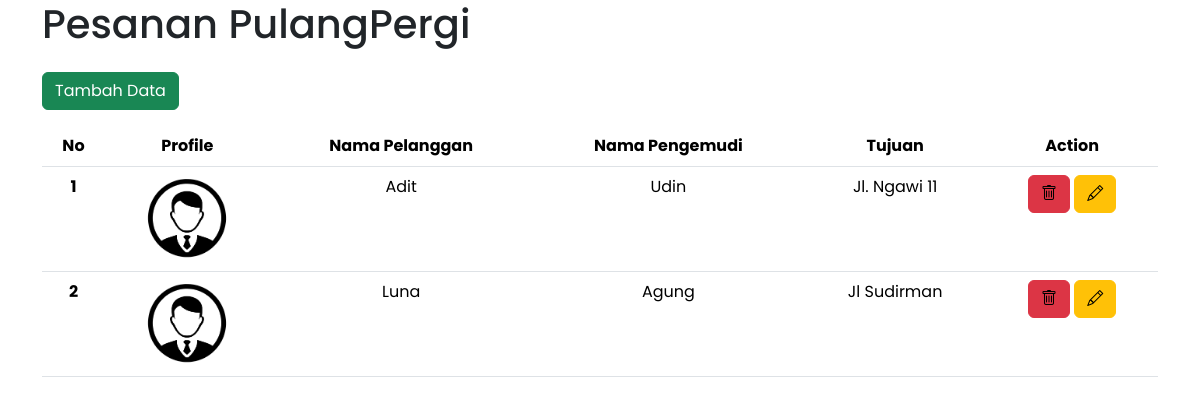
Before: /pulangpergi/ with the older database file.
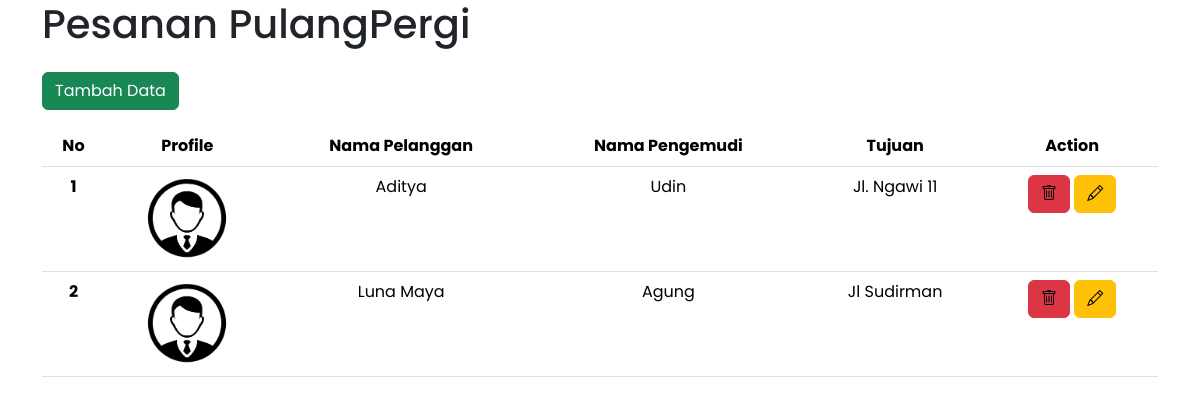
After: the same page with the newer database file.
### pulangpergi/models.py (models this page shows, shortened)
class Destination(models.Model):
    nameCustomer = models.CharField(max_length=50)
    nameDriver = models.CharField(max_length=50)
    destination = models.TextField()
    profile = models.ImageField(blank=True, default='profile.png')
    slug = models.SlugField(blank=True, editable=False)

### pulangpergi/views.py (the view)
# urls.py: path('', views.index, name='index'),
def index(request):
    allDestination = Destination.objects.all()
    context = {
        'title':'Halaman PulangPergi',
        'heading':'Pesanan PulangPergi',
        'allDestination':allDestination,
    }
    return render(request, 'pulangpergi.html', context)

### pulangpergi/templates/pulangpergi.html (shortened to what this page needs)
{% extends "base.html" %}
{% block contents %}
    <h1>{{heading}}</h1>
    <a class="btn btn-success my-3" href="{% url 'pulangpergi:create' %}">Tambah Data</a>
    <table class="table text-center">
        <thead>
        <tr>
            <th scope="col">No</th>
            <th scope="col">Profile</th>
            <th scope="col">Nama Pelanggan</th>
            <th scope="col">Nama Pengemudi</th>
            <th scope="col">Tujuan</th>
            <th scope="col">Action</th>
        </tr>
        </thead>
        <tbody>
        {% for destination in allDestination %}
        <tr>
            <th scope="row">{{forloop.counter}}</th>
            <td>
                <img width="84" src="{{destination.profile.url}}" alt="destination.nameCustomer">
            </td>
            <td>{{destination.nameCustomer}}</td>
            <td>{{destination.nameDriver}}</td>
            <td>{{destination.destination}}</td>
            <td>
                <a class="btn btn-danger text-black" href="{% url 'pulangpergi:delete' destination.slug %}"><i class="bi bi-trash"></i></a>
                <a class="btn btn-warning text-black" href="{% url 'pulangpergi:update' destination.slug %}"><i class="bi bi-pencil"></i></a>
            </td>
        </tr>
        {% endfor %}
        </tbody>
    </table>
{% endblock contents %}

### templates/base.html (shortened to what this page needs)
{% load static %}
<!DOCTYPE html>
<html lang="en">
<head>
    <link rel="stylesheet" href="{% static 'css/style.css' %}">
    <link rel="stylesheet" href="{% static 'css/bootstrap.css' %}"></head>
    <link rel="stylesheet" href="https://cdn.jsdelivr.net/npm/bootstrap-icons@1.11.3/font/bootstrap-icons.min.css">
<body>
    <div class="container">
        {% block contents %}
        {% endblock contents %}
    </div>
</body>
</html>

### static/css/style.css (style rules this page uses)
* { font-family: Poppins; }

Changed rows visible on the page:
changed Destination "Udin": nameCustomer "Adit" → "Aditya"
changed Destination "Agung": nameCustomer "Luna" → "Luna Maya"
